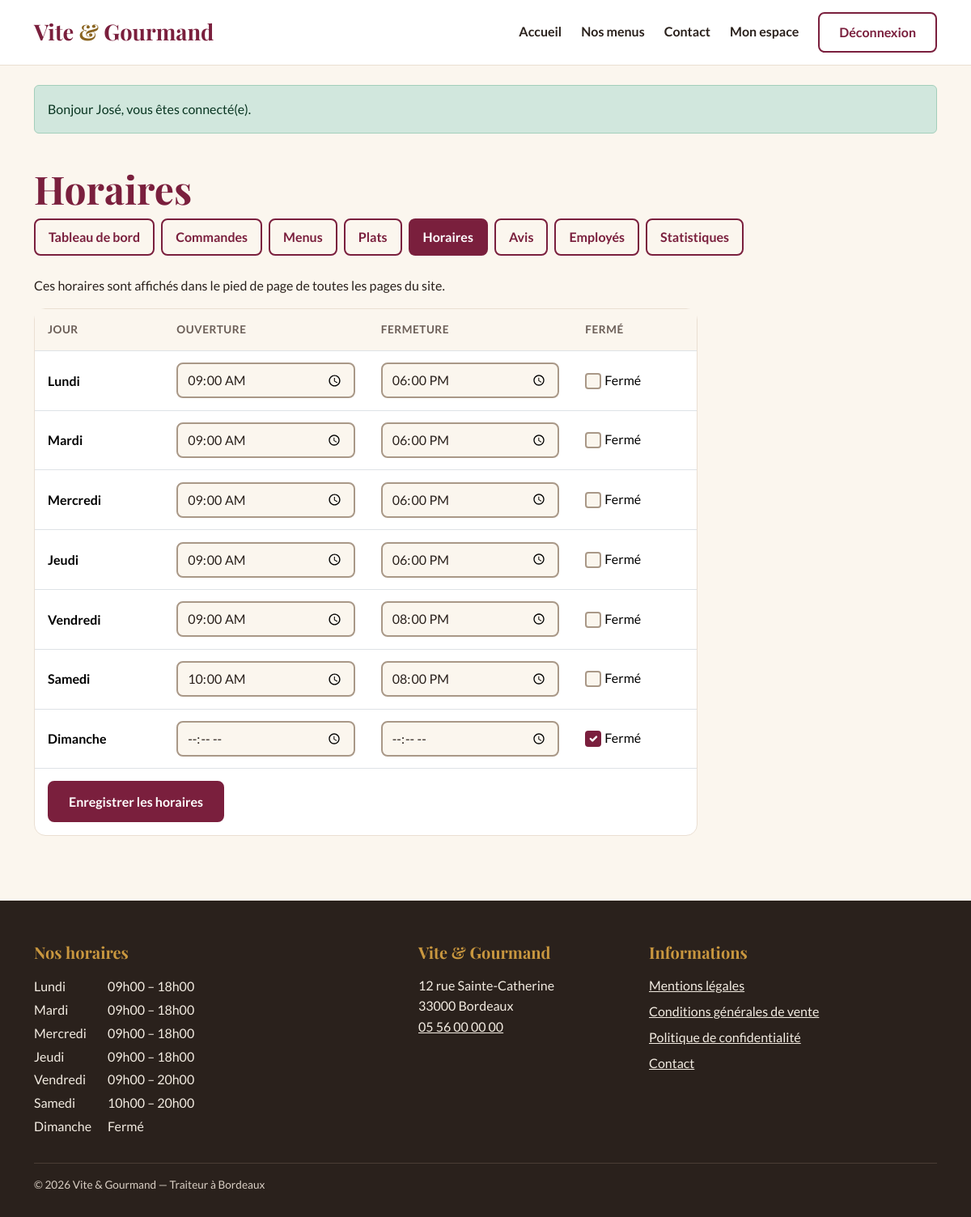
The app's page /employe/horaires (signed in) with its own data.
### tables this page shows
CREATE TABLE horaire (
    horaire_id       INT          NOT NULL AUTO_INCREMENT,
    jour             VARCHAR(10)  NOT NULL,
    ordre            TINYINT      NOT NULL,
    heure_ouverture  TIME         NULL,
    heure_fermeture  TIME         NULL,
    PRIMARY KEY (horaire_id),
    UNIQUE KEY uk_horaire_jour (jour)
);

### src/helpers.php (called while the page is built, shortened)
<?php
function e(mixed $valeur): string
{
    return htmlspecialchars((string) $valeur, ENT_QUOTES | ENT_SUBSTITUTE, 'UTF-8');
}
function render(string $gabarit, array $donnees = [], string $layout = 'layout'): void
{
    extract($donnees, EXTR_SKIP);
    require ROOT . "/templates/pages/$gabarit.php";
    require ROOT . "/templates/$layout.php";
}
function partial(string $nom, array $donnees = []): void
{
    extract($donnees, EXTR_SKIP);
    require ROOT . "/templates/partials/$nom.php";
}

### src/Controllers/GestionController.php (called while the page is built, shortened)
<?php
final class GestionController
{
    public function horairesForm(): void
    {
        render('gestion/horaires', [
            'titrePage' => 'Horaires',
            'horaires'  => Horaire::tous(),
            'erreurs'   => $_SESSION['erreurs'] ?? [],
        ]);
    }
}

### public/index.php (called while the page is built, shortened)
<?php
$router = new Router();
$router->get('/', [PageController::class, 'accueil']);
$router->get('/menus', [MenuController::class, 'index']);
$router->get('/menu', [MenuController::class, 'detail']);
$router->get('/api/menus', [MenuController::class, 'api']);
$router->get('/contact', [ContactController::class, 'formulaire']);
$router->post('/contact', [ContactController::class, 'envoyer']);
$router->get('/mentions-legales', [PageController::class, 'mentionsLegales']);
$router->get('/cgv', [PageController::class, 'cgv']);
$router->get('/confidentialite', [PageController::class, 'confidentialite']);
$router->get('/inscription', [AuthController::class, 'inscriptionForm']);
$router->post('/inscription', [AuthController::class, 'inscrire']);
$router->get('/connexion', [AuthController::class, 'connexionForm']);
$router->post('/connexion', [AuthController::class, 'connecter']);
$router->post('/deconnexion', [AuthController::class, 'deconnecter']);
$router->get('/mot-de-passe-oublie', [AuthController::class, 'oubliForm']);
$router->post('/mot-de-passe-oublie', [AuthController::class, 'envoyerLien']);
$router->get('/reinitialiser-mot-de-passe', [AuthController::class, 'reinitialiserForm']);
$router->post('/reinitialiser-mot-de-passe', [AuthController::class, 'reinitialiser']);
$router->get('/commande', [CommandeController::class, 'formulaire']);
$router->post('/commande', [CommandeController::class, 'valider']);
$router->get('/api/devis', [CommandeController::class, 'devis']);
$router->get('/espace', [EspaceController::class, 'utilisateur']);
$router->get('/espace/commande', [EspaceController::class, 'commande']);
$router->get('/espace/commande/modifier', [EspaceController::class, 'modifierForm']);
$router->post('/espace/commande/modifier', [EspaceController::class, 'modifier']);
$router->post('/espace/commande/annuler', [EspaceController::class, 'annuler']);
$router->post('/espace/avis', [EspaceController::class, 'avis']);
$router->get('/espace/profil', [EspaceController::class, 'profilForm']);
$router->post('/espace/profil', [EspaceController::class, 'profil']);
$router->get('/employe', [GestionController::class, 'employe']);
$router->get('/employe/commandes', [GestionCommandeController::class, 'index']);
$router->get('/employe/commande', [GestionCommandeController::class, 'detail']);
$router->post('/employe/commande/statut', [GestionCommandeController::class, 'statut']);
$router->post('/employe/commande/annuler', [GestionCommandeController::class, 'annuler']);
$router->get('/employe/commande/modifier', [GestionCommandeController::class, 'modifierForm']);
$router->post('/employe/commande/modifier', [GestionCommandeController::class, 'modifier']);
$router->get('/employe/menus', [GestionMenuController::class, 'menus']);
$router->get('/employe/menu', [GestionMenuController::class, 'menuForm']);
$router->post('/employe/menu', [GestionMenuController::class, 'menuEnregistrer']);
$router->post('/employe/menu/supprimer', [GestionMenuController::class, 'menuSupprimer']);
$router->post('/employe/menu/image/supprimer', [GestionMenuController::class, 'imageSupprimer']);
$router->get('/employe/plats', [GestionMenuController::class, 'plats']);
$router->get('/employe/plat', [GestionMenuController::class, 'platForm']);
$router->post('/employe/plat', [GestionMenuController::class, 'platEnregistrer']);
$router->post('/employe/plat/supprimer', [GestionMenuController::class, 'platSupprimer']);
$router->get('/employe/horaires', [GestionController::class, 'horairesForm']);
$router->post('/employe/horaires', [GestionController::class, 'horaires']);
$router->get('/employe/avis', [GestionController::class, 'avis']);
$router->post('/employe/avis', [GestionController::class, 'modererAvis']);
$router->get('/admin', [GestionController::class, 'admin']);
$router->get('/admin/employes', [AdminController::class, 'employes']);
$router->post('/admin/employes', [AdminController::class, 'creerEmploye']);
$router->post('/admin/employes/statut', [AdminController::class, 'basculerEmploye']);
$router->get('/admin/statistiques', [AdminController::class, 'statistiques']);
try {
    $router->dispatch($_SERVER['REQUEST_METHOD'], $_SERVER['REQUEST_URI']);
} catch (Throwable $e) {
    error_log((string) $e);
    http_response_code(500);
    if (env('APP_ENV') === 'dev') {
        echo '<pre>' . e((string) $e) . '</pre>';
    } else {
        render('erreur', ['titre' => 'Erreur', 'message' => 'Une erreur inattendue est survenue. Merci de réessayer plus tard.']);
    }
}

### src/Models/Horaire.php (called while the page is built, shortened)
<?php
final class Horaire
{
    public static function tous(): array
    {
        try {
            return Database::get()
                ->query('SELECT horaire_id, jour, heure_ouverture, heure_fermeture FROM horaire ORDER BY ordre')
                ->fetchAll();
        } catch (\Throwable $e) {
            error_log($e->getMessage());
            return [];
        }
    }
    public static function format(?string $heure): string
    {
        return $heure ? str_replace(':', 'h', substr($heure, 0, 5)) : '';
    }
}

### src/Database.php (called while the page is built, shortened)
<?php
final class Database
{
    private static ?PDO $pdo = null;
    public static function get(): PDO
    {
        if (self::$pdo === null) {
            $dsn = sprintf(
                'mysql:host=%s;port=%s;dbname=%s;charset=utf8mb4',
                env('DB_HOST', '127.0.0.1'),
                env('DB_PORT', '3306'),
                env('DB_NAME', 'vite_gourmand')
            );
            $options = [
                PDO::ATTR_ERRMODE            => PDO::ERRMODE_EXCEPTION,
                PDO::ATTR_DEFAULT_FETCH_MODE => PDO::FETCH_ASSOC,
                PDO::ATTR_EMULATE_PREPARES   => false,
            ];
            self::$pdo = new PDO($dsn, env('DB_USER', 'root'), env('DB_PASSWORD', ''), $options);
        }
        return self::$pdo;
    }
}

### templates/pages/gestion/horaires.php (the view, shortened to what this page needs)
<div class="container py-4 pb-5">
    <h1>Horaires</h1>
    <p>Ces horaires sont affichés dans le pied de page de toutes les pages du site.</p>
    <form method="post" action="/employe/horaires" class="carte page-etroite p-0">
        <table class="table table-vg mb-0">
            <thead><tr><th scope="col">Jour</th><th scope="col">Ouverture</th><th scope="col">Fermeture</th><th scope="col">Fermé</th></tr></thead>
            <tbody>
            <?php foreach ($horaires as $h): $id = (int) $h['horaire_id']; $ferme = $h['heure_ouverture'] === null; ?>
                <tr<?= isset($erreurs[$id]) ? ' class="ligne-erreur"' : '' ?>>
                    <th scope="row"><?= e($h['jour']) ?></th>
                    <td>
                        <input type="time" class="form-control" id="o-<?= $id ?>" name="ouverture[<?= $id ?>]" value="<?= e(substr((string) $h['heure_ouverture'], 0, 5)) ?>">
                    </td>
                    <td>
                        <input type="time" class="form-control" id="f-<?= $id ?>" name="fermeture[<?= $id ?>]" value="<?= e(substr((string) $h['heure_fermeture'], 0, 5)) ?>">
                    </td>
                    <td>
                        <div class="form-check">
                            <input class="form-check-input" type="checkbox" id="ferme-<?= $id ?>" name="ferme[<?= $id ?>]" value="1"<?= $ferme ? ' checked' : '' ?>>
                            <label class="form-check-label" for="ferme-<?= $id ?>"><span class="visually-hidden"><?= e($h['jour']) ?> : </span>Fermé</label>
                        </div>
                    </td>
                </tr>
            <?php endforeach; ?>
            </tbody>
        </table>
        <div class="p-3"><button type="submit" class="btn btn-primaire">Enregistrer les horaires</button></div>
    </form>
</div>

### templates/partials/footer.php (shortened to what this page needs)
<?php use App\Models\Horaire; $horaires = Horaire::tous(); ?>
<footer class="pied">
    <div class="container">
        <div class="row g-4">
            <div class="col-md-5">
                <h2 class="titre-pied">Nos horaires</h2>
                <table class="horaires">
                    <tbody>
                    <?php foreach ($horaires as $h): ?>
                        <tr>
                            <th scope="row"><?= e($h['jour']) ?></th>
                            <td>
                                <?= $h['heure_ouverture']
                                    ? e(Horaire::format($h['heure_ouverture'])) . ' – ' . e(Horaire::format($h['heure_fermeture']))
                                    : 'Fermé' ?>
                            </td>
                        </tr>
                    <?php endforeach; ?>
                    </tbody>
                </table>
            </div>
            <div class="col-md-3">
                <h2 class="titre-pied">Vite &amp; Gourmand</h2>
                <address>
                    12 rue Sainte-Catherine<br>
                    33000 Bordeaux<br>
                    <a href="tel:+33556000000">05 56 00 00 00</a>
                </address>
            </div>
            <div class="col-md-4">
                <h2 class="titre-pied">Informations</h2>
                <ul class="liens-pied">
                    <li><a href="/mentions-legales">Mentions légales</a></li>
                    <li><a href="/cgv">Conditions générales de vente</a></li>
                    <li><a href="/confidentialite">Politique de confidentialité</a></li>
                    <li><a href="/contact">Contact</a></li>
                </ul>
            </div>
        </div>
        <p class="copyright">© <?= date('Y') ?> Vite &amp; Gourmand — Traiteur à Bordeaux</p>
    </div>
</footer>

### public/assets/css/style.css (style rules this page uses)
:root { --bordeaux: #7A1F3D; --bordeaux-fonce: #5C1529; --or: #C9973F; --or-texte: #8A6420; --creme: #FBF6EE; --encre: #2A211C; --gris: #6B5E57; --sauge: #4F6F4A; --alerte: #B42318; --bordure: #EADFD2; --police-titre: 'Playfair Display', Georgia, serif; --police-texte: 'Lato', Arial, sans-serif; --bs-body-font-family: var(--police-texte); --bs-body-color: var(--encre); --bs-body-bg: var(--creme); --bs-link-color-rgb: 122, 31, 61; --bs-link-hover-color-rgb: 92, 21, 41; }
body { font-size: 1rem; line-height: 1.6; }
h1, h2, h3, .h1, .h2, .h3 { font-family: var(--police-titre); color: var(--bordeaux); font-weight: 700; line-height: 1.2; }
h1 { font-size: clamp(1.9rem, 4vw, 3rem); }
h2 { font-size: clamp(1.6rem, 3vw, 2.1rem); }
a { color: var(--bordeaux); }
.btn { font-weight: 700; border-radius: 8px; padding: .7rem 1.5rem; border-width: 2px; min-height: 44px; }
.btn-primaire { background: var(--bordeaux); border-color: var(--bordeaux); color: #fff; }
.carte { background: #fff; border: 1px solid var(--bordure); border-radius: 14px; padding: 1.6rem; }
.form-control, .form-select { border: 2px solid #A99887; border-radius: 8px; min-height: 44px; }
.page-etroite { max-width: 820px; }
.pied { background: var(--encre); color: #F3ECE2; padding: 3.25rem 0 1.75rem; margin-top: 2rem; }
.titre-pied { font-family: var(--police-titre); color: var(--or); font-size: 1.25rem; margin-bottom: 1rem; }
.pied a { color: #F3ECE2; }
.pied address { font-style: normal; }
.horaires th { font-weight: 400; padding: .1rem 1.25rem .1rem 0; }
.horaires td { padding: .1rem 0; }
.liens-pied { list-style: none; padding: 0; }
.liens-pied li { margin-bottom: .4rem; }
.copyright { border-top: 1px solid #4A3D35; margin: 2rem 0 0; padding-top: 1rem; font-size: .85rem; color: #D9CFC4; }
.form-check-input { width: 1.25em; height: 1.25em; border: 2px solid #A99887; }
.form-check-input:checked { background-color: var(--bordeaux); border-color: var(--bordeaux); }
.table-vg { --bs-table-bg: #fff; }
.table-vg th, .table-vg td { padding: .9rem 1rem; vertical-align: middle; }
.table-vg thead th { background: var(--creme); font-size: .85rem; text-transform: uppercase; letter-spacing: .04em; color: var(--gris); }

### records on screen
horaire: jour "Lundi", heure_ouverture "09:00", heure_fermeture "18:00", heure_ouverture "09h00", heure_fermeture "18h00"
horaire: jour "Mardi", heure_ouverture "09:00", heure_fermeture "18:00", heure_ouverture "09h00", heure_fermeture "18h00"
horaire: jour "Mercredi", heure_ouverture "09:00", heure_fermeture "18:00", heure_ouverture "09h00", heure_fermeture "18h00"
horaire: jour "Jeudi", heure_ouverture "09:00", heure_fermeture "18:00", heure_ouverture "09h00", heure_fermeture "18h00"
horaire: jour "Vendredi", heure_ouverture "09:00", heure_fermeture "20:00", heure_ouverture "09h00", heure_fermeture "20h00"
horaire: jour "Samedi", heure_ouverture "10:00", heure_fermeture "20:00", heure_ouverture "10h00", heure_fermeture "20h00"
horaire: jour "Dimanche", heure_ouverture "☑", shows "Fermé"

### other values on screen
$m['message'] "Bonjour José, vous êtes connecté(e)."
$libelle "Tableau de bord"
$libelle "Commandes"
$libelle "Menus"
$libelle "Plats"
$libelle "Horaires"
$libelle "Avis"
$libelle "Employés"
$libelle "Statistiques"
